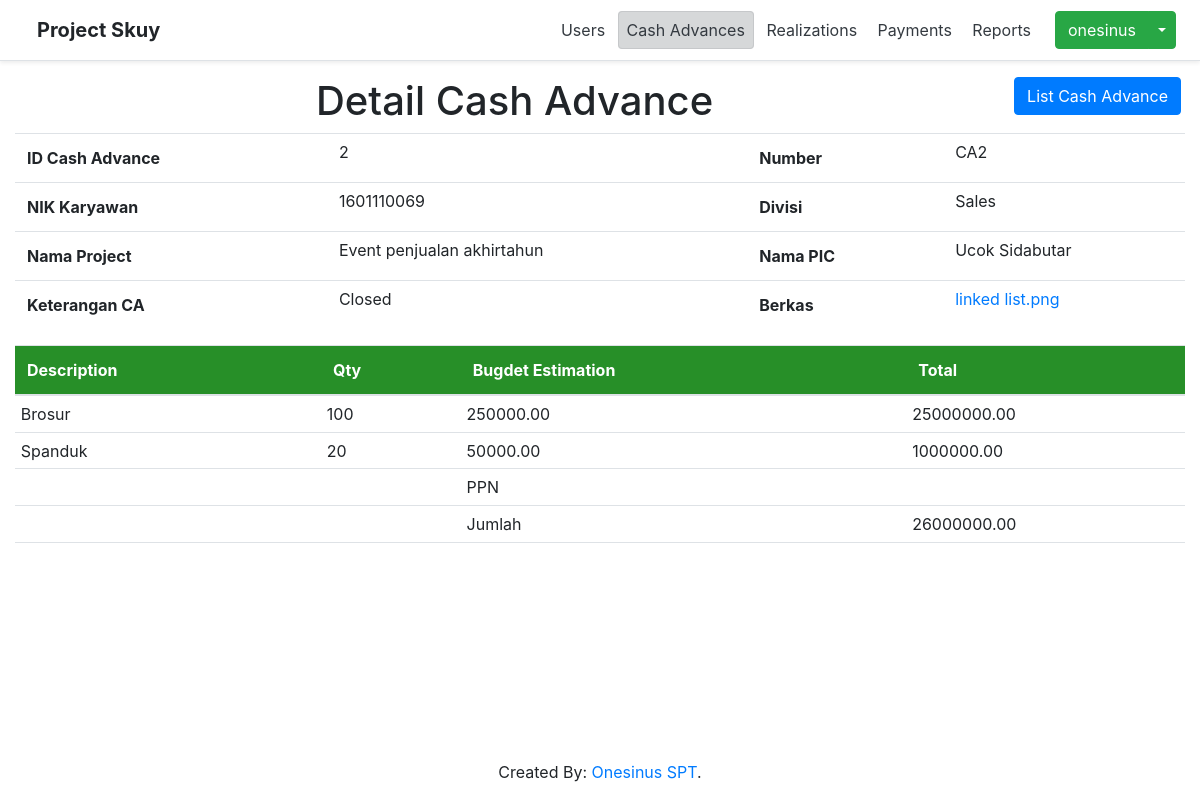
/index.php?page=cash-advances&action=detail&id=2 (signed in), run on the app's committed database.
### tables this page shows
CREATE TABLE `cash_advances` (
  `id` int(11) NOT NULL,
  `doc_num` varchar(12) NOT NULL,
  `description` varchar(125) NOT NULL,
  `total` decimal(16,2) NOT NULL,
  `status` varchar(25) NOT NULL,
  `created_by` int(11) NOT NULL,
  `created_date` datetime DEFAULT current_timestamp(),
  `updated_by` int(11) DEFAULT NULL,
  `updated_date` datetime DEFAULT NULL,
  `is_deleted` tinyint(1) NOT NULL DEFAULT 0,
  `pic_name` varchar(100) NOT NULL,
  `division` varchar(100) NOT NULL,
  `is_realized` tinyint(1) NOT NULL DEFAULT 0,
  `file` varchar(100) DEFAULT NULL
);

CREATE TABLE `users` (
  `id` int(11) NOT NULL,
  `username` varchar(25) NOT NULL,
  `password` varchar(250) NOT NULL,
  `role` varchar(25) NOT NULL,
  `nik` varchar(100) NOT NULL,
  `jabatan` varchar(100) NOT NULL
);

CREATE TABLE `cash_advance_details` (
  `id` int(11) NOT NULL,
  `cash_advance_id` int(11) NOT NULL,
  `description` varchar(125) NOT NULL,
  `qty` int(11) NOT NULL,
  `amount` decimal(16,2) NOT NULL,
  `total_amount` decimal(16,2) NOT NULL,
  `created_by` int(11) NOT NULL,
  `created_date` datetime NOT NULL,
  `updated_by` int(11) NOT NULL,
  `updated_date` datetime NOT NULL,
  `is_deleted` tinyint(1) NOT NULL
);

### cash-advances/detail.php (the view, shortened to what this page needs)
<?php
    $id = isset($_GET['id']) ? $_GET['id'] : 0;
    $query = "
        SELECT
            ca.*,
            u.nik
        FROM cash_advances ca
        INNER JOIN users u
        ON ca.created_by = u.id
        WHERE
            ca.id = '$id'
    ";
    $datas = $conn->query($query);
    $ca = $datas->fetch_assoc();
?>
<a href='index.php?page=cash-advances' class="btn btn-primary mr-1 float-right">List Cash Advance</a>
<h1 class='text-center'>Detail Cash Advance</h1>
<table class='table'>
    <tr>
        <th>ID Cash Advance</th>
        <td>
            <?php echo $ca['id'] ?>
        </td>
        <th>Number</th>
        <td>
            <?php echo $ca['doc_num'] ?>
        </td>
    </tr>
    <tr>
        <th>NIK Karyawan</th>
        <td>
            <?php echo $ca['nik'] ?>
        </td>
        <th>Divisi</th>
        <td>
            <?php echo $ca['division'] ?>
        </td>
    </tr>
    <tr>
        <th>Nama Project</th>
        <td>
            <?php echo $ca['description'] ?>
        </td>
        <th>Nama PIC</th>
        <td>
            <?php echo $ca['pic_name'] ?>
        </td>
    </tr>
    <tr>
        <th>Keterangan CA</th>
        <td>
            <?php echo $ca['status'] ?>
        </td>
        <th>Berkas</th>
        <td>
            <a target="_blank" href='uploaded_files/<?php echo $ca['file'] ?>'>
                <?php echo $ca['file'] ?>
            </a>
        </td>
    </tr>
</table>
<table
    class="table table-green"
>
  <thead>
    <tr>
      <th>Description</th>
      <th>Qty</th>
      <th>Bugdet Estimation</th>
      <th>Total</th>
    </tr>
  </thead>
  <tbody>
      <?php
            $query = "SELECT * FROM cash_advance_details WHERE cash_advance_id = '$id'";
            $datas = $conn->query($query);
            if ($datas->num_rows > 0):
                while ($row = $datas->fetch_assoc()):
      ?>
                <tr>
                    <td>
                        <?php echo $row['description'] ?>
                    </td>
                    <td>
                        <?php echo $row['qty'] ?>
                    </td>
                    <td>
                        <?php echo $row['amount'] ?>
                    </td>
                    <td>
                        <?php echo $row['total_amount'] ?>
                    </td>
                </tr>
        <?php
                endwhile;
            endif;
        ?>
  </tbody>
  <tfoot>
    <tr>
            <td colspan="2"></td>
            <td>PPN</td>
            <td></td>
    </tr>
    <tr>
            <td colspan="2"></td>
            <td>Jumlah</td>
            <td>
                <?php echo $ca['total'] ?>
            </td>
    </tr>
    <tr>
        <th colspan='7'></th>
    </tr>
  </tfoot>
</table>

### assets/css/table.css (style rules this page uses)
table.dataTable thead tr, .table-green thead tr { background-color: #278f28; color: white; }
.table tr td { padding: 0.5%; }

### data on the page
cash_advances: id "2", doc_num "CA2", users.nik "1601110069", division "Sales", description "Event penjualan akhirtahun", pic_name "Ucok Sidabutar", status "Closed", file "linked list.png", total "26000000.00"
cash_advance_details: description "Brosur", qty "100", amount "250000.00", total_amount "25000000.00"
cash_advance_details: description "Spanduk", qty "20", amount "50000.00", total_amount "1000000.00"

### other printed values
$username "onesinus"
